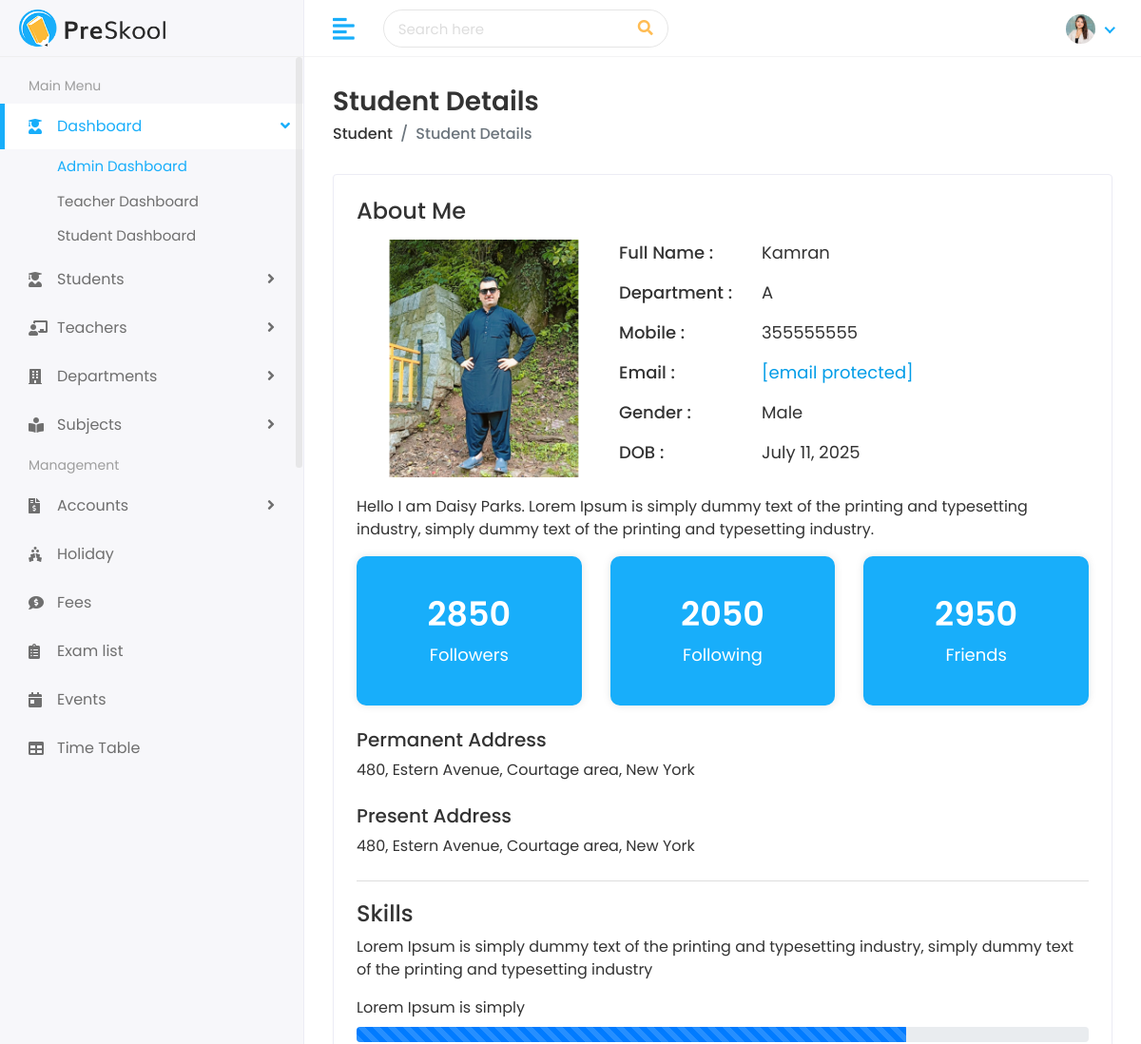
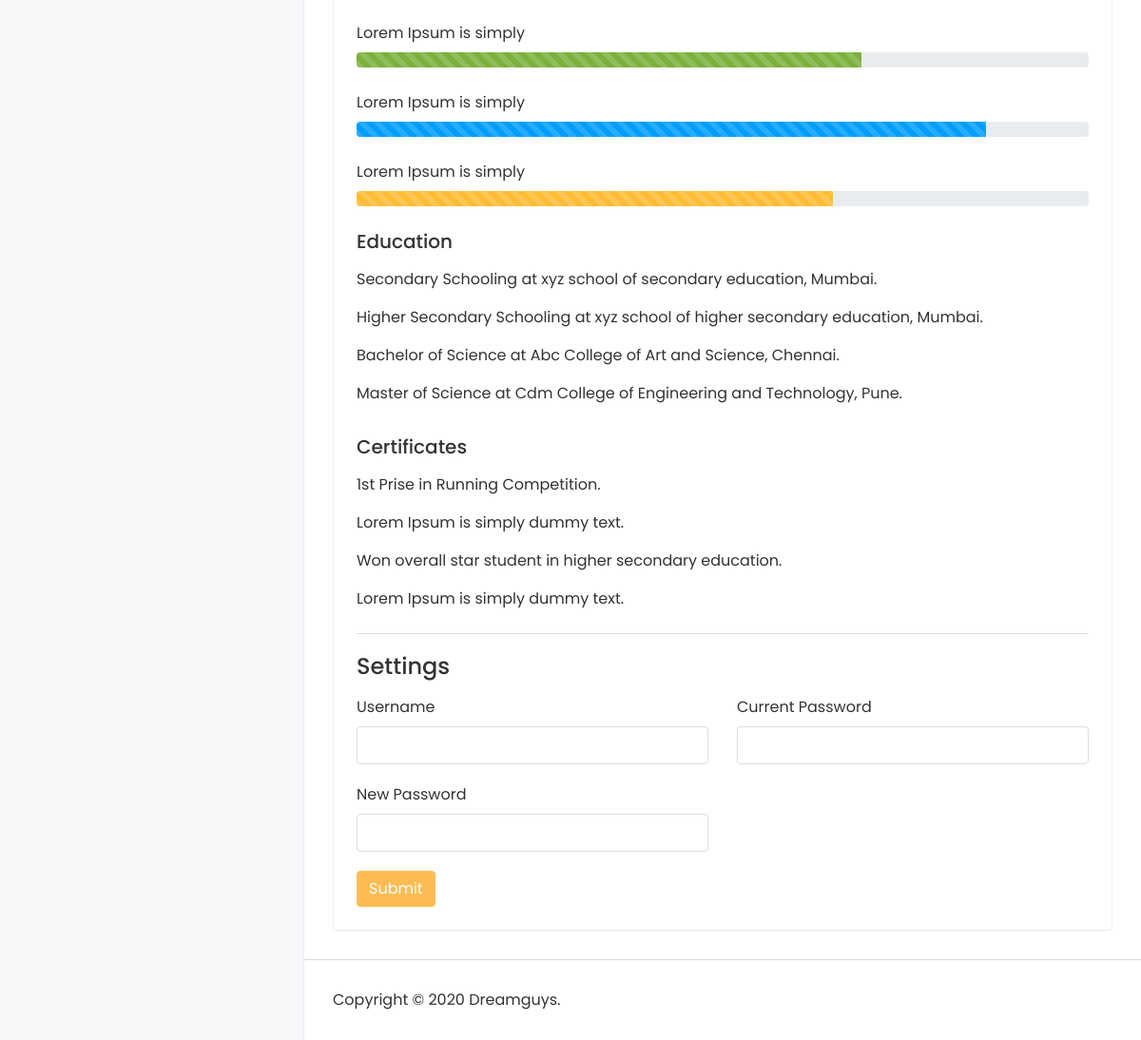
Page /students/20000/ on the committed database (2 pictures, top to bottom).
### Student/models.py (models this page shows, shortened)
class Student(models.Model):
    first_name = models.CharField(max_length=100)
    last_name = models.CharField(max_length=100)
    student_id = models.CharField(max_length=20)
    gender = models.CharField(max_length=10, choices=[
        ('Male', 'Male'),
        ('Female', 'Female'),
        ('Others', 'Others')
    ])
    date_of_birth = models.DateField()
    student_class = models.CharField(max_length=50)
    religion = models.CharField(max_length=50)
    joining_date = models.DateField()
    mobile_number = models.CharField(max_length=15)
    admission_number = models.CharField(max_length=20)
    section = models.CharField(max_length=10)
    student_image = models.ImageField(upload_to='students/', blank=True)
    parent = models.OneToOneField(Parent, on_delete=models.CASCADE)
    slug = models.SlugField(max_length=255, unique=True, blank=True)

### Student/views.py (the view)
# urls.py: path('students/<str:slug>/', views.view_student, name='view_student'),
def view_student(request, slug):
    student = get_object_or_404(Student, student_id = slug)
    context = {
        'student': student
    }
    return render(request, "students/student-details.html", context)

### templates/students/student-details.html (shortened to what this page needs)
{% extends 'Home/base.html' %}
{% load static %}
{% block body %}
<div class="page-wrapper">
<div class="content container-fluid">
<div class="page-header">
<div class="row">
<div class="col-sm-12">
<h3 class="page-title">Student Details</h3>
<ul class="breadcrumb">
<li class="breadcrumb-item"><a href="/student">Student</a></li>
<li class="breadcrumb-item active">Student Details</li>
</ul>
</div>
</div>
</div>
<div class="card">
<div class="card-body">
<div class="row">
<div class="col-md-12">
<div class="about-info">
<h4>About Me</h4>
<div class="media mt-3">
<img src="{{student.student_image.url}}" class="mr-3" alt="...">
<div class="media-body">
<ul>
<li>
<span class="title-span">Full Name : </span>
<span class="info-span">{{ student.first_name}}</span>
</li>
<li>
<span class="title-span">Department : </span>
<span class="info-span">{{student.section}}</span>
</li>
<li>
<span class="title-span">Mobile : </span>
<span class="info-span">{{student.mobile_number}}</span>
</li>
<li>
<span class="title-span">Email : </span>
<span class="info-span"><a href="{{student.parent.father_email}}" class="__cf_email__" data-cfemail="7216131b010b32151f131b1e5c111d1f">[email&#160;protected]</a></span>
</li>
<li>
<span class="title-span">Gender : </span>
<span class="info-span">{{student.gender}}</span>
</li>
<li>
<span class="title-span">DOB : </span>
<span class="info-span">{{student.date_of_birth}}</span>
</li>
</ul>
</div>
</div>
<div class="row mt-3">
<div class="col-md-12">
<p>Hello I am Daisy Parks. Lorem Ipsum is simply dummy text of the printing and typesetting industry, simply dummy text of the printing and typesetting industry.</p>
</div>
</div>
<div class="row follow-sec">
<div class="col-md-4 mb-3">
<div class="blue-box">
<h3>2850</h3>
<p>Followers</p>
</div>
</div>
<div class="col-md-4 mb-3">
<div class="blue-box">
<h3>2050</h3>
<p>Following</p>
</div>
</div>
<div class="col-md-4 mb-3">
<div class="blue-box">
<h3>2950</h3>
<p>Friends</p>
</div>
</div>
</div>
<div class="row mt-2">
<div class="col-md-12">
<h5>Permanent Address</h5>
<p>480, Estern Avenue, Courtage area, New York</p>
</div>
</div>
<div class="row mt-2">
<div class="col-md-12">
<h5>Present Address</h5>
<p>480, Estern Avenue, Courtage area, New York</p>
</div>
</div>
</div>
</div>
</div>
<div class="row mt-2">
<div class="col-md-12">
<div class="skill-info">
<h4>Skills</h4>
<p>Lorem Ipsum is simply dummy text of the printing and typesetting industry, simply dummy text of the printing and typesetting industry</p>
<ul>
<li>
<label>Lorem Ipsum is simply</label>
<div class="progress">
<div class="progress-bar progress-bar-striped progress-bar-animated" role="progressbar" aria-valuenow="75" aria-valuemin="0" aria-valuemax="100" style="width: 75%"></div>
</div>
</li>
<li>
<label>Lorem Ipsum is simply</label>
<div class="progress">
<div class="progress-bar progress-bar-striped progress-bar-animated bg-success" role="progressbar" aria-valuenow="69" aria-valuemin="0" aria-valuemax="100" style="width: 69%"></div>
</div>
</li>
<li>
<label>Lorem Ipsum is simply</label>
<div class="progress">
<div class="progress-bar progress-bar-striped progress-bar-animated bg-info" role="progressbar" aria-valuenow="86" aria-valuemin="0" aria-valuemax="100" style="width: 86%"></div>
</div>
</li>
<li>
 <label>Lorem Ipsum is simply</label>
<div class="progress">
<div class="progress-bar progress-bar-striped progress-bar-animated bg-warning" role="progressbar" aria-valuenow="65" aria-valuemin="0" aria-valuemax="100" style="width: 65%"></div>
</div>
</li>
</ul>
<div class="row mt-3">
<div class="col-md-12">
<h5>Education</h5>
<p class="mt-3">Secondary Schooling at xyz school of secondary education, Mumbai.</p>
<p>Higher Secondary Schooling at xyz school of higher secondary education, Mumbai.</p>
<p>Bachelor of Science at Abc College of Art and Science, Chennai.</p>
<p>Master of Science at Cdm College of Engineering and Technology, Pune.</p>
</div>
</div>
<div class="row mt-3">
<div class="col-md-12">
<h5>Certificates</h5>
<p class="mt-3">1st Prise in Running Competition.</p>
<p>Lorem Ipsum is simply dummy text.</p>
<p>Won overall star student in higher secondary education.</p>
<p>Lorem Ipsum is simply dummy text.</p>
</div>
</div>
</div>
</div>
</div>
<div class="row mt-2">
<div class="col-md-12">
<div class="skill-info">
<h4>Settings</h4>
<form>
<div class="row mt-3">
<div class="col-12 col-sm-6">
<div class="form-group">
<label>Username</label>
<input type="text" class="form-control">
</div>
</div>
<div class="col-12 col-sm-6">
<div class="form-group">
<label>Current Password</label>
<input type="password" class="form-control">
</div>
</div>
<div class="col-12 col-sm-6">
<div class="form-group">
<label>New Password</label>
<input type="password" class="form-control">
</div>
</div>
<div class="col-12">
<button type="submit" class="btn btn-primary">Submit</button>
</div>
</div>
</form>
</div>
</div>
</div>
</div>
</div>
</div>
<footer>
<p>Copyright © 2020 Dreamguys.</p>
</footer>
</div>
</div>
</body>
</html>
{% endblock %}

### templates/home/base.html (shortened to what this page needs)
 {% load static %}
<!DOCTYPE html>
<html lang="en">
   <head>
      <link rel="stylesheet" href="{%static 'assets/plugins/bootstrap/css/bootstrap.min.css' %}">
      <link rel="stylesheet" href="{%static 'assets/plugins/fontawesome/css/fontawesome.min.css' %}">
      <link rel="stylesheet" href="{%static 'assets/plugins/fontawesome/css/all.min.css' %}">
      <link rel="stylesheet" href="{%static 'assets/css/style.css' %}">
   </head>
   <body>
      <div class="main-wrapper">
         <div class="header">
            <div class="header-left">
               <a href="index.html" class="logo">
               <img src="assets/img/logo.png" alt="Logo">
               </a>
            </div>
            <a href="javascript:void(0);" id="toggle_btn">
            <i class="fas fa-align-left"></i>
            </a>
            <div class="top-nav-search">
               <form>
                  <input type="text" class="form-control" placeholder="Search here">
                  <button class="btn" type="submit"><i class="fas fa-search"></i></button>
               </form>
            </div>
            <ul class="nav user-menu">
               <li class="nav-item dropdown noti-dropdown">
                  <a href="#" class="dropdown-toggle nav-link" data-toggle="dropdown">
                  </a>
               </li>
               <li class="nav-item dropdown has-arrow">
                  <a href="#" class="dropdown-toggle nav-link" data-toggle="dropdown">
                  <span class="user-img"><img class="rounded-circle" src="assets/img/profiles/avatar-01.jpg" width="31" alt="Ryan Taylor"></span>
                  </a>
               </li>
            </ul>
         </div>
         <div class="sidebar" id="sidebar">
            <div class="sidebar-inner slimscroll">
               <div id="sidebar-menu" class="sidebar-menu">
                  <ul>
                     <li class="menu-title">
                        <span>Main Menu</span>
                     </li>
                     <li class="submenu active">
                        <a href="#"><i class="fas fa-user-graduate"></i> <span> Dashboard</span> <span class="menu-arrow"></span></a>
                        <ul>
                           <li><a href="index.html" class="active">Admin Dashboard</a></li>
                           <li><a href="teacher-dashboard.html">Teacher Dashboard</a></li>
                           <li><a href="student-dashboard.html">Student Dashboard</a></li>
                        </ul>
                     </li>
                     <li class="submenu">
                        <a href="#"><i class="fas fa-user-graduate"></i> <span> Students</span> <span class="menu-arrow"></span></a>
                     </li>
                     <li class="submenu">
                        <a href="#"><i class="fas fa-chalkboard-teacher"></i> <span> Teachers</span> <span class="menu-arrow"></span></a>
                     </li>
                     <li class="submenu">
                        <a href="#"><i class="fas fa-building"></i> <span> Departments</span> <span class="menu-arrow"></span></a>
                     </li>
                     <li class="submenu">
                        <a href="#"><i class="fas fa-book-reader"></i> <span> Subjects</span> <span class="menu-arrow"></span></a>
                     </li>
                     <li class="menu-title">
                        <span>Management</span>
                     </li>
                     <li class="submenu">
                        <a href="#"><i class="fas fa-file-invoice-dollar"></i> <span> Accounts</span> <span class="menu-arrow"></span></a>
                     </li>
                     <li>
                        <a href="holiday.html"><i class="fas fa-holly-berry"></i> <span>Holiday</span></a>
                     </li>
                     <li>
                        <a href="fees.html"><i class="fas fa-comment-dollar"></i> <span>Fees</span></a>
                     </li>
                     <li>
                        <a href="exam.html"><i class="fas fa-clipboard-list"></i> <span>Exam list</span></a>
                     </li>
                     <li>
                        <a href="event.html"><i class="fas fa-calendar-day"></i> <span>Events</span></a>
                     </li>
                     <li>
                        <a href="time-table.html"><i class="fas fa-table"></i> <span>Time Table</span></a>
                     </li>
                  </ul>
               </div>
            </div>
         </div>
         {% block body %}
         {% endblock %}
  </body>
  </html>

### rows in the picture
Student: student_image (picture), first_name "Kamran", section "A", mobile_number "355555555", gender "Male", date_of_birth "July 11, 2025"
